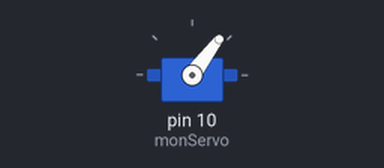
Recording of a sketch running on a simulated Arduino Uno, built with avr-gcc and run on an emulated ATmega328P. Shown: servo.

Above: at 0.05 s.
At 0.65 s:
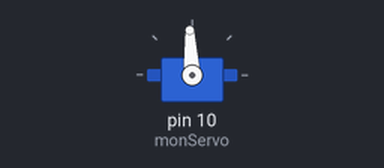
At 0.95 s:
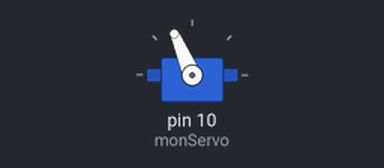
At 1.9 s:
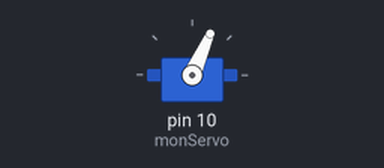
Timing chart, 0 to 4.9 s (numbered marks = the images above):
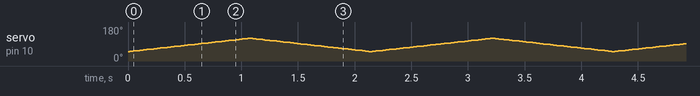

The sketch:

testServo.ino
```cpp
#include <Servo.h>

Servo monServo;

void setup()
{
    monServo.attach(10);
}

void loop()
{
    for (int position = 50; position <=120; position ++){
        monServo.write(position);  // le bras du servomoteur prend la position de la variable position
        delay(15);  // on attend 15 millisecondes
    }

    for (int position = 120; position >=50; position --){
        monServo.write(position);  // le bras du servomoteur prend la position de la variable position
        delay(15);  // le bras du servomoteur prend la position de la variable position
    }
}
```
